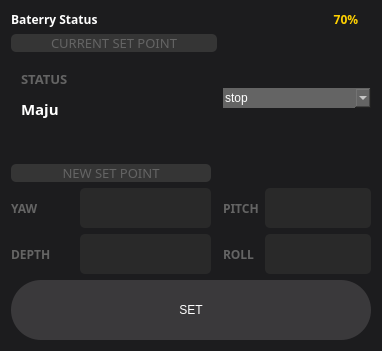
     <widget class="QWidget" name="widget_2" native="true">
      <property name="maximumSize">
       <size>
        <width>420</width>
        <height>16777215</height>
       </size>
      </property>
      <property name="styleSheet">
       <string notr="true">background: #1C1C1E;
border-radius: 15px;</string>
      </property>
      <layout class="QGridLayout" name="gridLayout">
       <item row="6" column="5" colspan="2">
        <widget class="QLineEdit" name="setRoll">
         <property name="minimumSize">
          <size>
           <width>0</width>
           <height>40</height>
          </size>
         </property>
         <property name="styleSheet">
          <string notr="true">background:#292929;
color:white;
padding:0;
border-radius:5px;
</string>
         </property>
        </widget>
       </item>
       <item row="5" column="0">
        <widget class="QLabel" name="label_6">
         <property name="font">
          <font>
           <family>Waree</family>
           <weight>75</weight>
           <bold>true</bold>
          </font>
         </property>
         <property name="styleSheet">
          <string notr="true">color: #646464;
padding:0;</string>
         </property>
         <property name="text">
          <string>YAW</string>
         </property>
        </widget>
       </item>
       <item row="3" column="6">
        <widget class="QGroupBox" name="groupBox_19">
         <property name="styleSheet">
          <string notr="true">padding:0;</string>
         </property>
         <property name="title">
          <string/>
         </property>
         <widget class="QLabel" name="label_18">
          <property name="geometry">
           <rect>
            <x>10</x>
            <y>0</y>
            <width>81</width>
            <height>41</height>
           </rect>
          </property>
          <property name="minimumSize">
           <size>
            <width>81</width>
            <height>41</height>
           </size>
          </property>
          <property name="font">
           <font>
            <family>Waree</family>
            <pointsize>10</pointsize>
            <weight>75</weight>
            <bold>true</bold>
           </font>
          </property>
          <property name="styleSheet">
           <string notr="true">color: rgb(100, 100, 100);
padding:0px;</string>
          </property>
          <property name="text">
           <string>ROLL</string>
          </property>
         </widget>
         <widget class="QLabel" name="rollSetPoint">
          <property name="geometry">
           <rect>
            <x>10</x>
            <y>30</y>
            <width>81</width>
            <height>41</height>
           </rect>
          </property>
          <property name="minimumSize">
           <size>
            <width>81</width>
            <height>41</height>
           </size>
          </property>
          <property name="font">
           <font>
            <family>Waree</family>
            <pointsize>11</pointsize>
            <weight>75</weight>
            <bold>true</bold>
           </font>
          </property>
          <property name="styleSheet">
           <string notr="true">color: white;
padding:0px;</string>
          </property>
          <property name="text">
           <string>--</string>
          </property>
         </widget>
        </widget>
       </item>
       <item row="5" column="1" colspan="2">
        <widget class="QLineEdit" name="setYaw">
         <property name="minimumSize">
          <size>
           <width>0</width>
           <height>40</height>
          </size>
         </property>
         <property name="styleSheet">
          <string notr="true">background:#292929;
color:white;
padding:0;
border-radius:5px;
</string>
         </property>
        </widget>
       </item>
       <item row="2" column="0" colspan="3">
        <widget class="QGroupBox" name="groupBox_15">
         <property name="minimumSize">
          <size>
           <width>200</width>
           <height>80</height>
          </size>
         </property>
         <property name="styleSheet">
          <string notr="true">padding:0;</string>
         </property>
         <property name="title">
          <string/>
         </property>
         <widget class="QLabel" name="label_10">
          <property name="geometry">
           <rect>
            <x>10</x>
            <y>0</y>
            <width>81</width>
            <height>41</height>
           </rect>
          </property>
          <property name="minimumSize">
           <size>
            <width>81</width>
            <height>41</height>
           </size>
          </property>
          <property name="font">
           <font>
            <family>Waree</family>
            <pointsize>10</pointsize>
            <weight>75</weight>
            <bold>true</bold>
           </font>
          </property>
          <property name="styleSheet">
           <string notr="true">color: rgb(100, 100, 100);
padding:0px;</string>
          </property>
          <property name="text">
           <string>STATUS</string>
          </property>
         </widget>
         <widget class="QLabel" name="statusSetPoint">
          <property name="geometry">
           <rect>
            <x>10</x>
            <y>30</y>
            <width>151</width>
            <height>41</height>
           </rect>
          </property>
          <property name="minimumSize">
           <size>
            <width>0</width>
            <height>41</height>
           </size>
          </property>
          <property name="font">
           <font>
            <family>Waree</family>
            <pointsize>11</pointsize>
            <weight>75</weight>
            <bold>true</bold>
           </font>
          </property>
          <property name="styleSheet">
           <string notr="true">color: white;
padding:0px;</string>
          </property>
          <property name="text">
           <string>Maju</string>
          </property>
         </widget>
        </widget>
       </item>
       <item row="1" column="0" colspan="4">
        <widget class="QLabel" name="label_4">
         <property name="maximumSize">
          <size>
           <width>16777215</width>
           <height>35</height>
          </size>
         </property>
         <property name="font">
          <font>
           <family>Waree</family>
           <pointsize>10</pointsize>
           <weight>50</weight>
           <bold>false</bold>
          </font>
         </property>
         <property name="layoutDirection">
          <enum>Qt::LeftToRight</enum>
         </property>
         <property name="styleSheet">
          <string notr="true">color: #646464;
padding:0;
background:#353535;
border-radius:5px;</string>
         </property>
         <property name="text">
          <string>CURRENT SET POINT</string>
         </property>
         <property name="alignment">
          <set>Qt::AlignCenter</set>
         </property>
        </widget>
       </item>
       <item row="6" column="1" colspan="2">
        <widget class="QLineEdit" name="setDepth">
         <property name="minimumSize">
          <size>
           <width>0</width>
           <height>40</height>
          </size>
         </property>
         <property name="styleSheet">
          <string notr="true">background:#292929;
color:white;
padding:0;
border-radius:5px;
</string>
         </property>
        </widget>
       </item>
       <item row="3" column="2" colspan="2">
        <widget class="QGroupBox" name="groupBox_17">
         <property name="styleSheet">
          <string notr="true">padding:0;</string>
         </property>
         <property name="title">
          <string/>
         </property>
         <widget class="QLabel" name="label_14">
          <property name="geometry">
           <rect>
            <x>10</x>
            <y>0</y>
            <width>81</width>
            <height>41</height>
           </rect>
          </property>
          <property name="minimumSize">
           <size>
            <width>81</width>
            <height>41</height>
           </size>
          </property>
          <property name="font">
           <font>
            <family>Waree</family>
            <pointsize>10</pointsize>
            <weight>75</weight>
            <bold>true</bold>
           </font>
          </property>
          <property name="styleSheet">
           <string notr="true">color: rgb(100, 100, 100);
padding:0px;</string>
          </property>
          <property name="text">
           <string>DEPTH</string>
          </property>
         </widget>
         <widget class="QLabel" name="depthSetPoint">
          <property name="geometry">
           <rect>
            <x>10</x>
            <y>30</y>
            <width>81</width>
            <height>41</height>
           </rect>
          </property>
          <property name="minimumSize">
           <size>
            <width>81</width>
            <height>41</height>
           </size>
          </property>
          <property name="font">
           <font>
            <family>Waree</family>
            <pointsize>11</pointsize>
            <weight>75</weight>
            <bold>true</bold>
           </font>
          </property>
          <property name="styleSheet">
           <string notr="true">color: white;
padding:0px;</string>
          </property>
          <property name="text">
           <string>--</string>
          </property>
         </widget>
        </widget>
       </item>
       <item row="6" column="4">
        <widget class="QLabel" name="label_9">
         <property name="font">
          <font>
           <family>Waree</family>
           <weight>75</weight>
           <bold>true</bold>
          </font>
         </property>
         <property name="styleSheet">
          <string notr="true">color: #646464;
padding:0;</string>
         </property>
         <property name="text">
          <string>ROLL</string>
         </property>
        </widget>
       </item>
       <item row="0" column="0" colspan="4">
        <widget class="QLabel" name="label_2">
         <property name="font">
          <font>
           <family>Waree</family>
           <weight>75</weight>
           <bold>true</bold>
          </font>
         </property>
         <property name="styleSheet">
          <string notr="true">color: rgb(255, 255, 255);
padding:0</string>
         </property>
         <property name="text">
          <string>Baterry Status</string>
         </property>
        </widget>
       </item>
       <item row="7" column="0" colspan="7">
        <widget class="QPushButton" name="pushButton">
         <property name="minimumSize">
          <size>
           <width>0</width>
           <height>60</height>
          </size>
         </property>
         <property name="styleSheet">
          <string notr="true">padding:0;
color:white;
border-radius:30px;
background:#3A393B;</string>
         </property>
         <property name="text">
          <string>SET</string>
         </property>
        </widget>
       </item>
       <item row="3" column="4" colspan="2">
        <widget class="QGroupBox" name="groupBox_18">
         <property name="styleSheet">
          <string notr="true">padding:0;</string>
         </property>
         <property name="title">
          <string/>
         </property>
         <widget class="QLabel" name="label_17">
          <property name="geometry">
           <rect>
            <x>10</x>
            <y>0</y>
            <width>81</width>
            <height>41</height>
           </rect>
          </property>
          <property name="minimumSize">
           <size>
            <width>81</width>
            <height>41</height>
           </size>
          </property>
          <property name="font">
           <font>
            <family>Waree</family>
            <pointsize>10</pointsize>
            <weight>75</weight>
            <bold>true</bold>
           </font>
          </property>
          <property name="styleSheet">
           <string notr="true">color: rgb(100, 100, 100);
padding:0px;</string>
          </property>
          <property name="text">
           <string>PITCH</string>
          </property>
         </widget>
         <widget class="QLabel" name="pitchSetPoint">
          <property name="geometry">
           <rect>
            <x>10</x>
            <y>30</y>
            <width>81</width>
            <height>41</height>
           </rect>
          </property>
          <property name="minimumSize">
           <size>
            <width>81</width>
            <height>41</height>
           </size>
          </property>
          <property name="font">
           <font>
            <family>Waree</family>
            <pointsize>11</pointsize>
            <weight>75</weight>
            <bold>true</bold>
           </font>
          </property>
          <property name="styleSheet">
           <string notr="true">color: white;
padding:0px;</string>
          </property>
          <property name="text">
           <string>--</string>
          </property>
         </widget>
        </widget>
       </item>
       <item row="5" column="4">
        <widget class="QLabel" name="label_8">
         <property name="font">
          <font>
           <family>Waree</family>
           <weight>75</weight>
           <bold>true</bold>
          </font>
         </property>
         <property name="styleSheet">
          <string notr="true">color: #646464;
padding:0;</string>
         </property>
         <property name="text">
          <string>PITCH</string>
         </property>
        </widget>
       </item>
       <item row="2" column="4" colspan="3">
        <widget class="QComboBox" name="comboBoxStatus">
         <property name="styleSheet">
          <string notr="true">padding:2px;
background:#646464;
color: white;
border-radius:0px;</string>
         </property>
         <item>
          <property name="text">
           <string>stop</string>
          </property>
         </item>
         <item>
          <property name="text">
           <string>all</string>
          </property>
         </item>
         <item>
          <property name="text">
           <string>sway_right_forward</string>
          </property>
         </item>
         <item>
          <property name="text">
           <string>sway_left_forward</string>
          </property>
         </item>
        </widget>
       </item>
       <item row="0" column="6">
        <widget class="QLabel" name="label_3">
         <property name="font">
          <font>
           <family>Waree</family>
           <weight>75</weight>
           <bold>true</bold>
          </font>
         </property>
         <property name="layoutDirection">
          <enum>Qt::LeftToRight</enum>
         </property>
         <property name="styleSheet">
          <string notr="true">color: #FFD000;
padding:0</string>
         </property>
         <property name="text">
          <string>70%</string>
         </property>
         <property name="alignment">
          <set>Qt::AlignCenter</set>
         </property>
        </widget>
       </item>
       <item row="6" column="0">
        <widget class="QLabel" name="label_7">
         <property name="font">
          <font>
           <family>Waree</family>
           <weight>75</weight>
           <bold>true</bold>
          </font>
         </property>
         <property name="styleSheet">
          <string notr="true">color: #646464;
padding:0;</string>
         </property>
         <property name="text">
          <string>DEPTH</string>
         </property>
        </widget>
       </item>
       <item row="5" column="5" colspan="2">
        <widget class="QLineEdit" name="setPitch">
         <property name="minimumSize">
          <size>
           <width>0</width>
           <height>40</height>
          </size>
         </property>
         <property name="styleSheet">
          <string notr="true">background:#292929;
color:white;
padding:0;
border-radius:5px;
</string>
         </property>
        </widget>
       </item>
       <item row="3" column="0" colspan="2">
        <widget class="QGroupBox" name="groupBox_16">
         <property name="minimumSize">
          <size>
           <width>0</width>
           <height>0</height>
          </size>
         </property>
         <property name="styleSheet">
          <string notr="true">padding:0;</string>
         </property>
         <property name="title">
          <string/>
         </property>
         <widget class="QLabel" name="label_11">
          <property name="geometry">
           <rect>
            <x>10</x>
            <y>0</y>
            <width>81</width>
            <height>41</height>
           </rect>
          </property>
          <property name="minimumSize">
           <size>
            <width>81</width>
            <height>41</height>
           </size>
          </property>
          <property name="font">
           <font>
            <family>Waree</family>
            <pointsize>10</pointsize>
            <weight>75</weight>
            <bold>true</bold>
           </font>
          </property>
          <property name="styleSheet">
           <string notr="true">color: rgb(100, 100, 100);
padding:0px;</string>
          </property>
          <property name="text">
           <string>YAW</string>
          </property>
         </widget>
         <widget class="QLabel" name="yawSetPoint">
          <property name="geometry">
           <rect>
            <x>10</x>
            <y>30</y>
            <width>81</width>
            <height>41</height>
           </rect>
          </property>
          <property name="minimumSize">
           <size>
            <width>81</width>
            <height>41</height>
           </size>
          </property>
          <property name="font">
           <font>
            <family>Waree</family>
            <pointsize>11</pointsize>
            <weight>75</weight>
            <bold>true</bold>
           </font>
          </property>
          <property name="styleSheet">
           <string notr="true">color: white;
padding:0px;</string>
          </property>
          <property name="text">
           <string>--</string>
          </property>
         </widget>
        </widget>
       </item>
       <item row="4" column="0" colspan="3">
        <widget class="QLabel" name="label_5">
         <property name="maximumSize">
          <size>
           <width>16777215</width>
           <height>35</height>
          </size>
         </property>
         <property name="font">
          <font>
           <family>Waree</family>
           <pointsize>10</pointsize>
           <weight>50</weight>
           <bold>false</bold>
          </font>
         </property>
         <property name="layoutDirection">
          <enum>Qt::LeftToRight</enum>
         </property>
         <property name="styleSheet">
          <string notr="true">color: #646464;
padding:0;
background:#353535;
border-radius:5px;</string>
         </property>
         <property name="text">
          <string>NEW SET POINT</string>
         </property>
         <property name="alignment">
          <set>Qt::AlignCenter</set>
         </property>
        </widget>
       </item>
      </layout>
     </widget>
